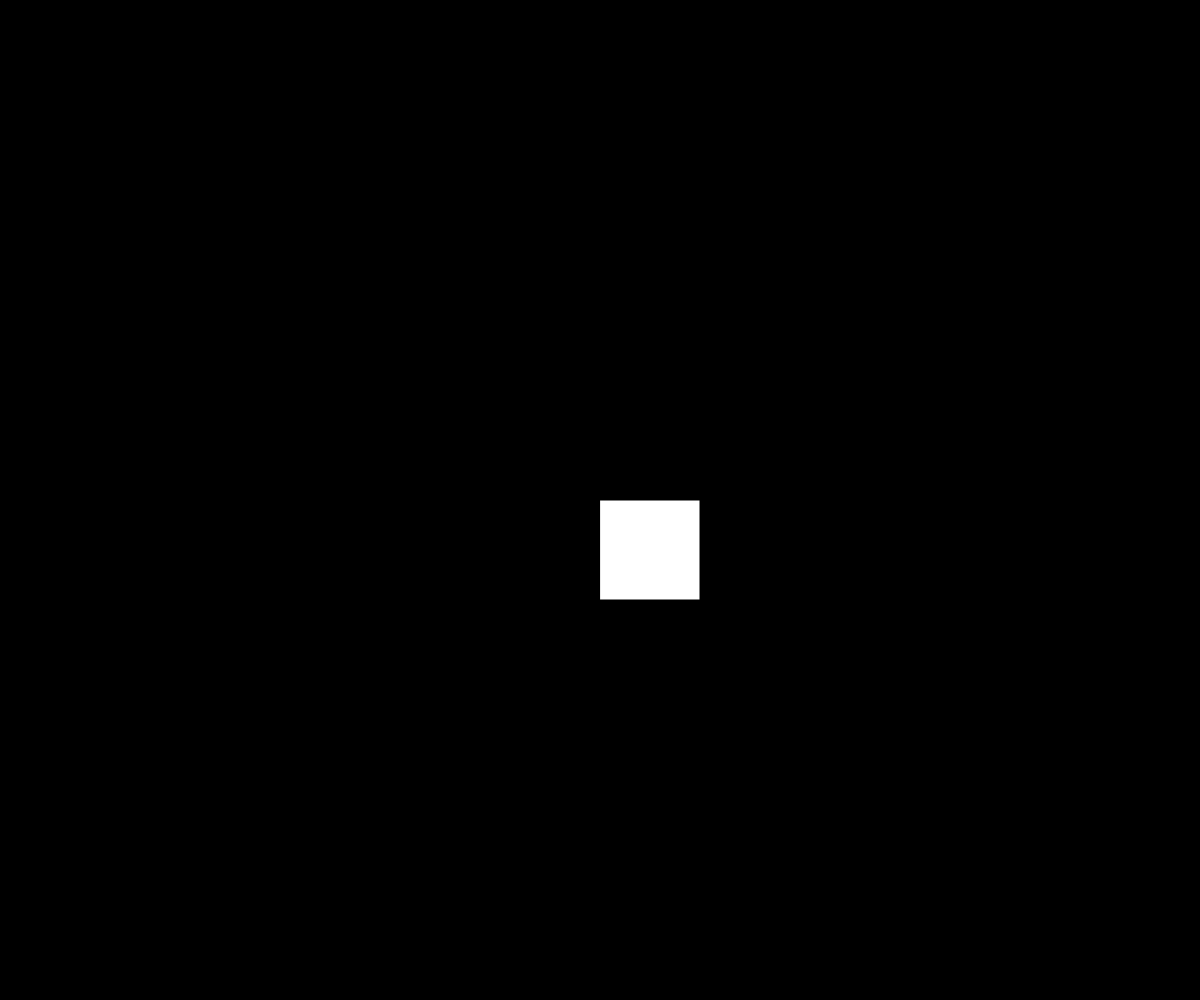
Frame 1 (no input)
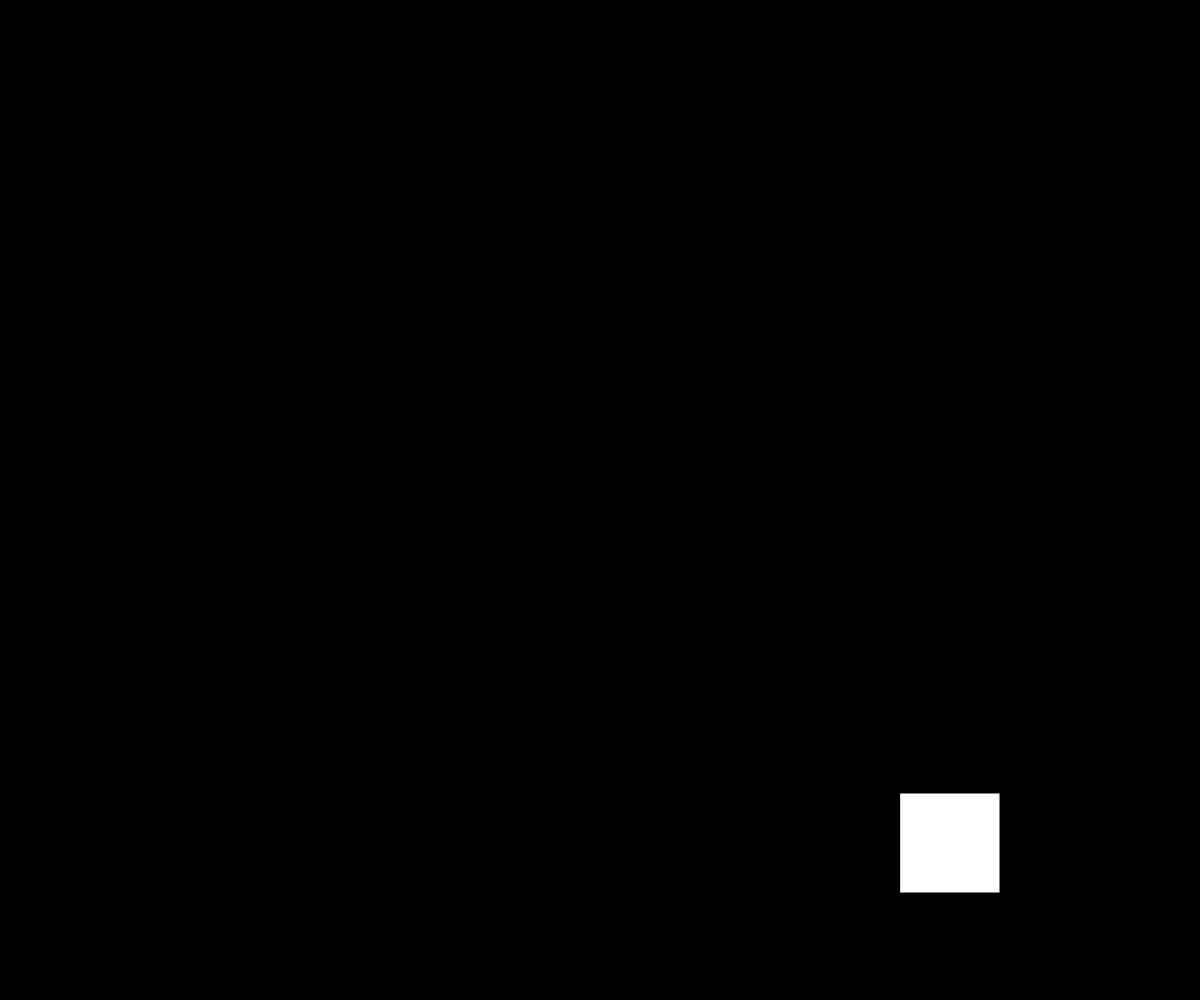
Frame 60 (no input)
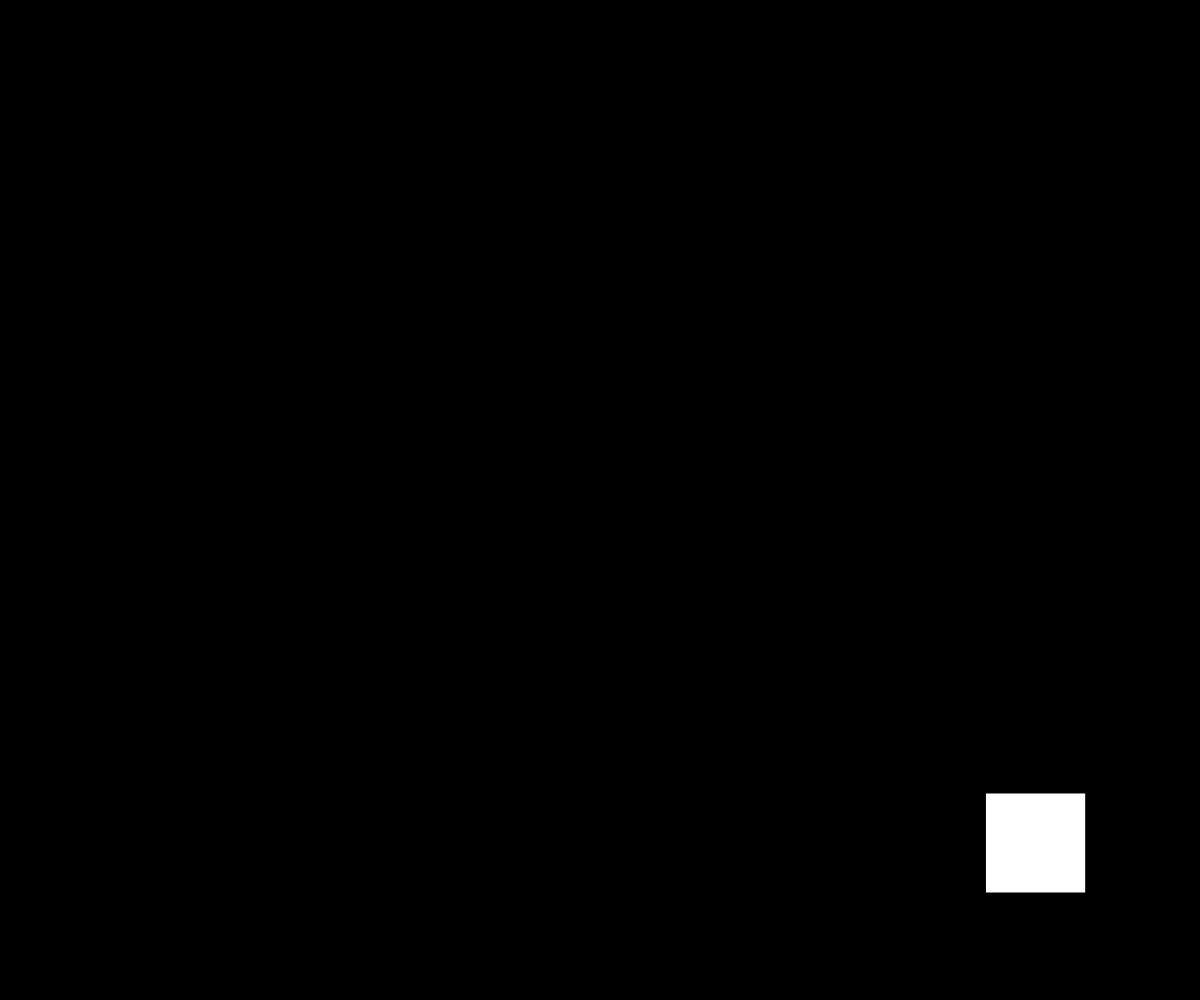
Frame 120 (the mouse pressed at the canvas centre since frame 60)

The p5.js sketch that drew these frames (run headless with seeded random() and noise() and a simulated clock; from frame 60 on, the mouse is pressed at the canvas centre):

// p5.js sketch
// ── sketch.js
let x;
let y;
let dx;
let dy;
let radius = 100;
let rectSize = 100;
let mode = "square";

function setup() {
  createCanvas(windowWidth, windowHeight);
  x = width/2;
  y = height/2;
  dx = random(-100, 100);
  dy = random(-100, 100);
}

function draw() {
  background(0);


    //Bounces a square
  if (mode === "square"){
    displayRect();
  }
    //Bounces a circle
  else if (mode === "circle"){
    displayCircle();
   }  
}

function windowResized() {
  setup();
}

function moveShape(){
  x += dx;
  y += dy;
}

function displayCircle(){
  fill(255);
  circle(x, y, radius);
  x += dx;
  y += dy;
  if (x > width - radius/2 || x < 0 + radius/2){
    dx *= -1;
  }
  
  if (y > height - radius/2 || y < 0 + radius/2){
    dy *= -1;
  } 
}

function displayRect(){
  fill(255);
  rect(x, y, rectSize, rectSize);
  x += dx;
  y += dy;
  if (x > width - rectSize || x < 0 ){
    dx *= -1;
  }
  
  if (y > height - rectSize || y < 0){
    dy *= -1;
  }
}
